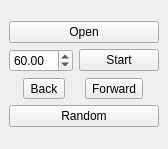
<ui version="4.0" >
 <class>MaidensForm</class>
 <widget class="QWidget" name="MaidensForm" >
  <property name="geometry" >
   <rect>
    <x>0</x>
    <y>0</y>
    <width>164</width>
    <height>149</height>
   </rect>
  </property>
  <property name="sizePolicy" >
   <sizepolicy>
    <hsizetype>3</hsizetype>
    <vsizetype>3</vsizetype>
    <horstretch>1</horstretch>
    <verstretch>1</verstretch>
   </sizepolicy>
  </property>
  <property name="windowTitle" >
   <string>Maidens and Italians</string>
  </property>
  <property name="windowIcon" >
   <iconset resource="../../src.qrc" >:/images/icons/parallel worlds.png</iconset>
  </property>
  <layout class="QGridLayout" >
   <property name="margin" >
    <number>9</number>
   </property>
   <property name="spacing" >
    <number>6</number>
   </property>
   <item row="0" column="0" >
    <layout class="QVBoxLayout" >
     <property name="margin" >
      <number>0</number>
     </property>
     <property name="spacing" >
      <number>6</number>
     </property>
     <item>
      <widget class="QPushButton" name="openButton" >
       <property name="text" >
        <string>Open</string>
       </property>
      </widget>
     </item>
     <item>
      <layout class="QHBoxLayout" >
       <property name="margin" >
        <number>0</number>
       </property>
       <property name="spacing" >
        <number>6</number>
       </property>
       <item>
        <widget class="QDoubleSpinBox" name="speedSpinBox" >
         <property name="maximum" >
          <double>400.000000000000000</double>
         </property>
         <property name="minimum" >
          <double>1.000000000000000</double>
         </property>
         <property name="value" >
          <double>60.000000000000000</double>
         </property>
        </widget>
       </item>
       <item>
        <widget class="QPushButton" name="startButton" >
         <property name="text" >
          <string>Start</string>
         </property>
        </widget>
       </item>
      </layout>
     </item>
     <item>
      <layout class="QHBoxLayout" >
       <property name="margin" >
        <number>0</number>
       </property>
       <property name="spacing" >
        <number>6</number>
       </property>
       <item>
        <widget class="QToolButton" name="backButton" >
         <property name="toolTip" >
          <string>Back</string>
         </property>
         <property name="text" >
          <string>Back</string>
         </property>
        </widget>
       </item>
       <item>
        <widget class="QToolButton" name="forwardButton" >
         <property name="toolTip" >
          <string>Forward</string>
         </property>
         <property name="text" >
          <string>Forward</string>
         </property>
        </widget>
       </item>
      </layout>
     </item>
     <item>
      <widget class="QPushButton" name="randomButton" >
       <property name="text" >
        <string>Random</string>
       </property>
      </widget>
     </item>
    </layout>
   </item>
  </layout>
 </widget>
 <tabstops>
  <tabstop>openButton</tabstop>
  <tabstop>speedSpinBox</tabstop>
  <tabstop>startButton</tabstop>
  <tabstop>backButton</tabstop>
  <tabstop>forwardButton</tabstop>
 </tabstops>
 <resources>
  <include location="../../src.qrc" />
 </resources>
 <connections/>
</ui>
